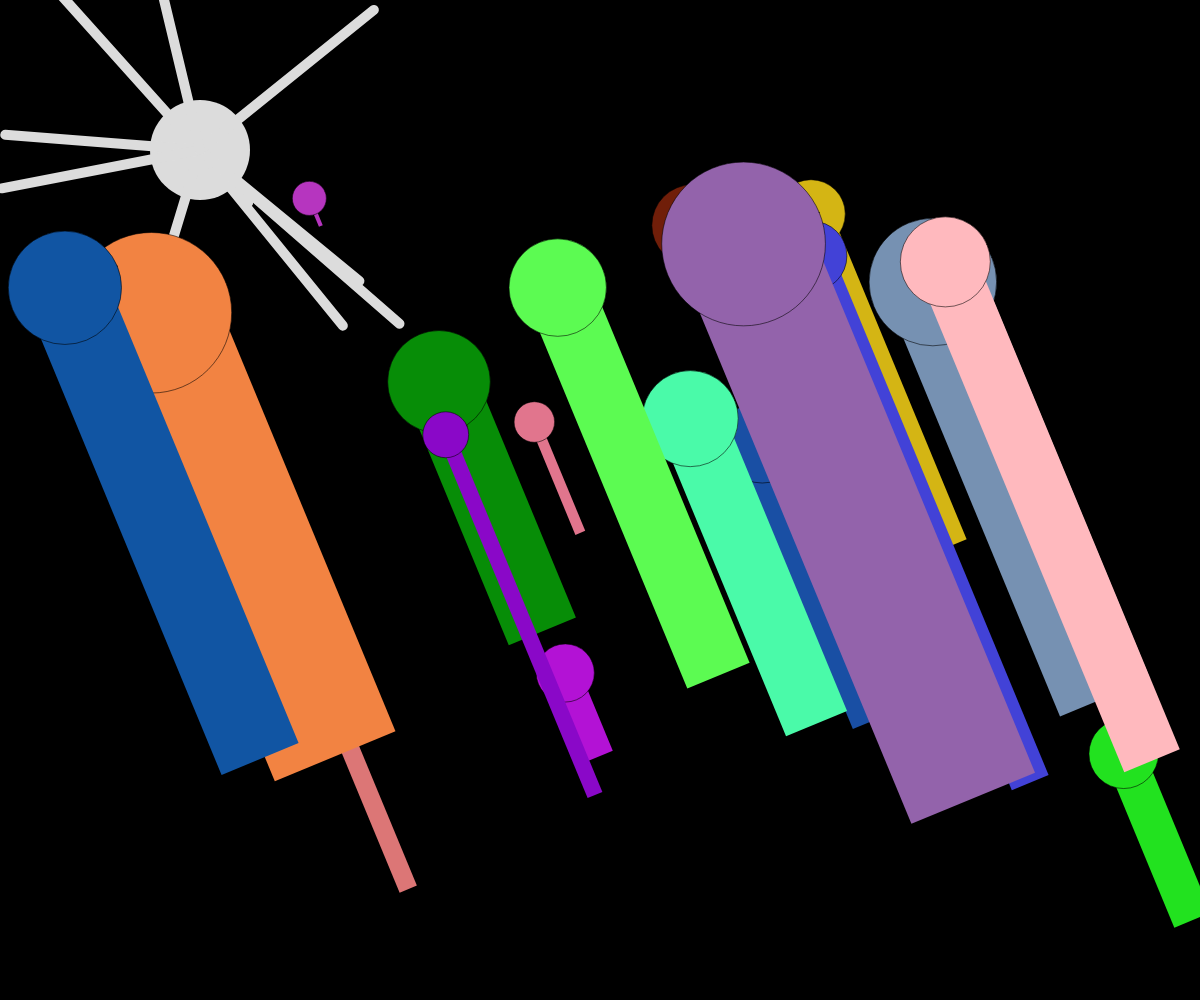
Frame 1 (no input)
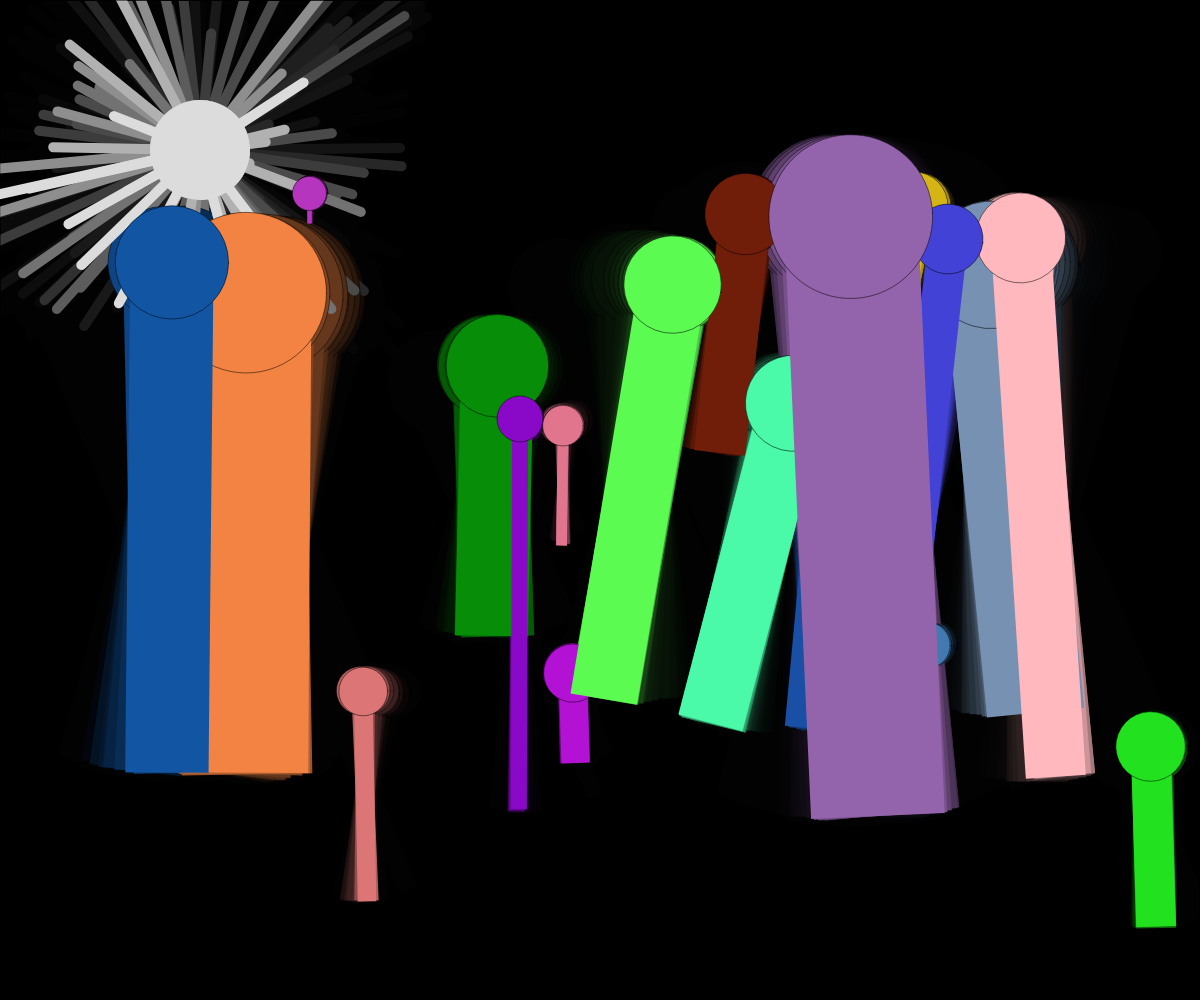
Frame 60 (no input)
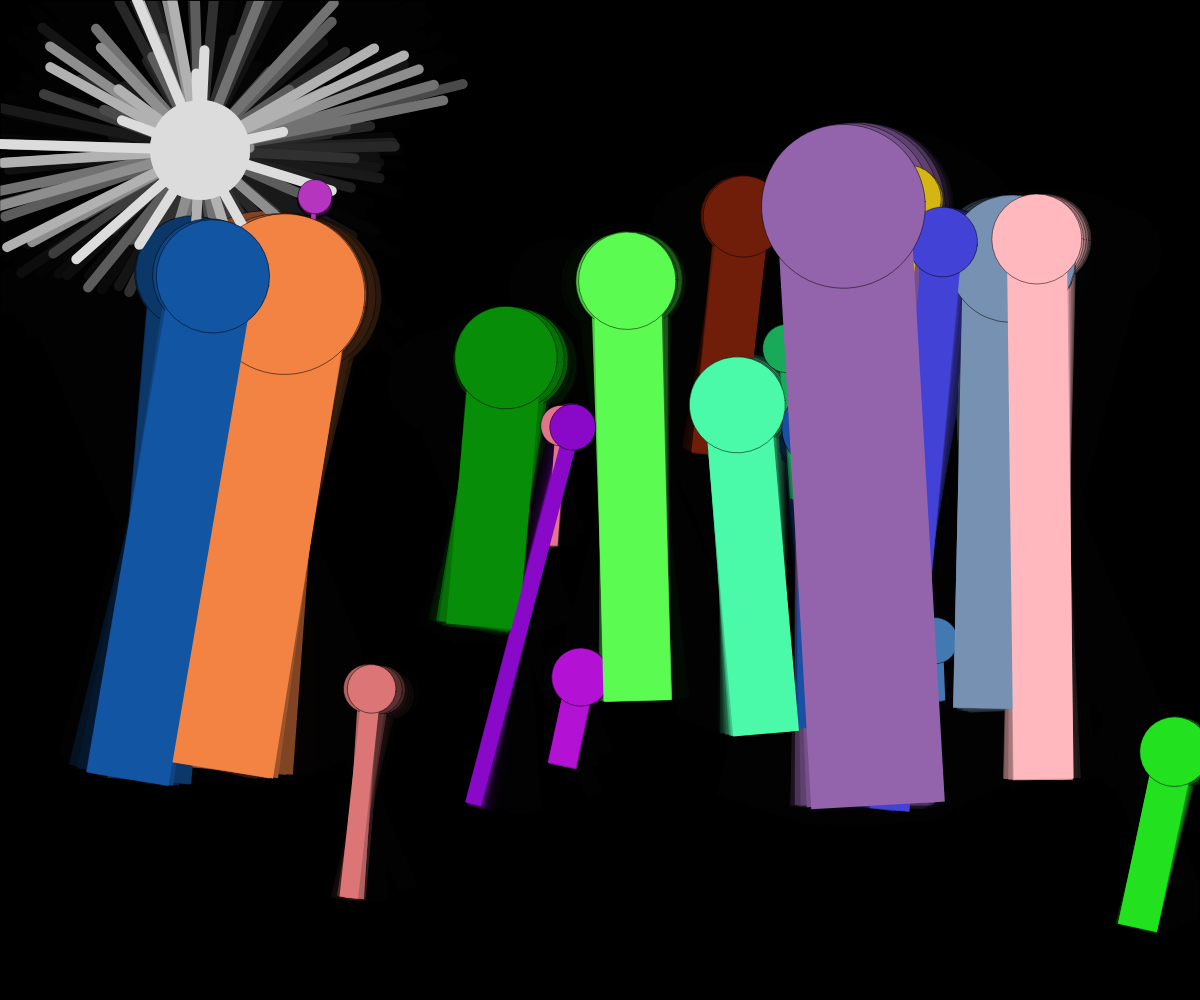
Frame 120 (the mouse pressed at the canvas centre since frame 60)

The p5.js sketch that drew these frames (run headless with seeded random() and noise() and a simulated clock; from frame 60 on, the mouse is pressed at the canvas centre):

// p5.js sketch
// ── sketch.js
let dancers = [];
let disco = 0.0;

let numDancers = 20;

function setup() {
    // put setup code here
    createCanvas(windowWidth, windowHeight);
    for (let i = 0; i < numDancers; i++) {
        dancers.push(new Body(i));
    }

    background(0);
}

function draw() {
    // put drawing code here
    discoBackground(disco);

    for (let i = 0; i < numDancers; i++) {
        dancers[i].update();
        dancers[i].wallCheck();
        dancers[i].render();
    }

    disco += .005;
}


function discoBackground(spins) {
    fill(0, 50);
    rect(0, 0, width, height);
    push();
    translate(200, 150);
    rotate(spins);
    noStroke();
    fill(220);
    ellipse(0, 0, 100);
    stroke(220)
    strokeWeight(10);
    for (var i = 0; i < 10; i++) {
        line(0, 0, random(-200, 200), random(-200, 200));
    }
    pop();
}

class Body {
    constructor(_h) {
        this.r = random(255);
        this.g = random(255);
        this.b = random(255);

        this.wide = random((_h+1), (_h+1)*10);
        this.high = (_h+1)*30;
        this.wiggle = 0.0;
        this.seed = random(1.);
        this.increment = random(.01, .09);

        this.xpos = random(this.wide + 20, width - this.wide + 20);
        this.ypos = random(this.high + 20, height - this.high + 20);

    }

    update() {
        this.xpos += random(-1, 1);
        this.ypos += random(-1, 1);
    }

    wallCheck() {
        if (this.xpos >= width) this.xpos = width - 1;
        if (this.xpos <= 0) this.xpos = 1;

        if (this.ypos >= height) this.ypos = height - 1;
        if (this.ypos <= 0) this.ypos = 1
    }

    render() {
        push();
        translate(this.xpos, this.ypos);
        rotate(this.wiggle - PI / 8);
        rectMode(CENTER);
        noStroke();
        fill(this.r, this.g, this.b, this.a);
        rect(0, 0, this.wide, this.high);
        stroke(0);
        strokeWeight(.5);
        ellipse(0, -this.high / 2, this.wide + 30);
        pop();

        this.wiggle = noise(this.seed);
        this.seed += this.increment;
    }

}
